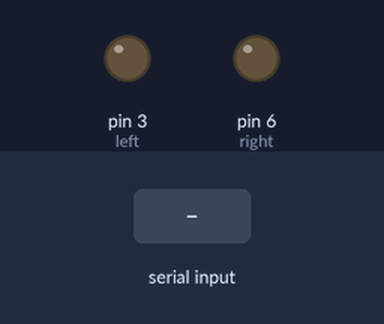
Simulated run of this sketch. Board: Arduino Uno, built with avr-gcc and run on an emulated ATmega328P. Parts: output pins drawn as LEDs (lit = HIGH). Inputs (shaded band) come from the test bench.

Above: at 1.2 s.
1.3 s: "HH\n" received over Serial
At 2.5 s:
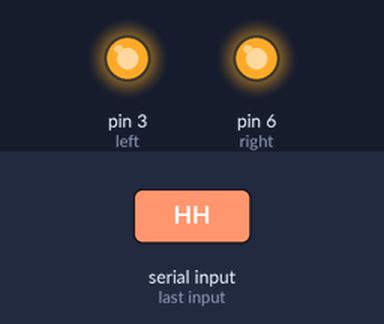
2.8 s: "LH\n" received over Serial
At 3.8 s:
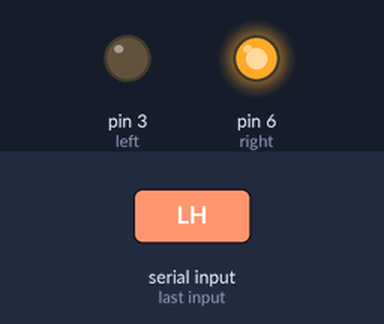
4.3 s: "HL\n" received over Serial
At 5.0 s:
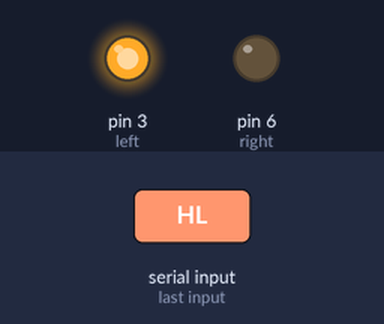
5.8 s: "LL\n" received over Serial
At 6.1 s:
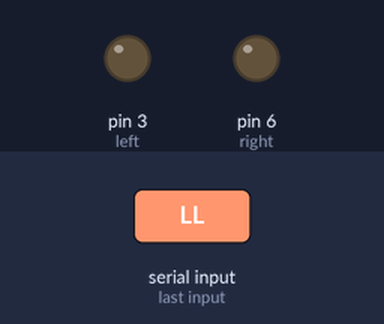
Timing chart, 0 to 8.3 s (numbered marks = the images above; inputs shaded):
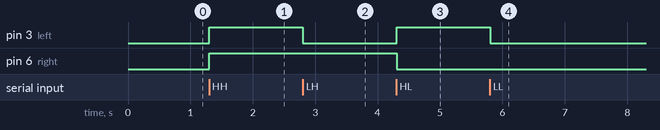

Measured:
- after the input at 1.3 s, pin 3 (left), pin 6 (right): LOW → HIGH at once
- after the input at 2.8 s, pin 3 (left): HIGH → LOW at once
- after the input at 4.3 s, pin 3 (left): LOW → HIGH at once; pin 6 (right): HIGH → LOW at once
- after the input at 5.8 s, pin 3 (left): HIGH → LOW at once

The sketch:

JacketModule.ino
```cpp
boolean stringComplete = false;  // whether the string is complete
String inputString = "";         // a string to hold incoming data
String res = "NN"; // Variable to return result data post processing
int on = 255;  // Digital pin ON pulse width
int off = 0;   // Digital pin OFF pulse width
int left = 3;  // LED connected to pin D3
int right = 6; // LED connected to pin D6

void setup() {
  pinMode(left, OUTPUT);   // Pin D3 as OUTPUT
  pinMode(right, OUTPUT);  // Pin D6 as OUTPUT
  Serial.begin(9600);      // Start serial communication at 9600bps
  inputString.reserve(10); // Set inputString reserve line length
}

void loop(){
  if (stringComplete) { // If stringComplete is true run indicatorControl
    indicatorControl(); // Calls the indicatorControl routine
    stringComplete = false; // Sets the incoming data status to false
  }
}

void serialEvent() { // If something serial related occurs this routine catches it
  while (Serial.available()) { // If there is serial data available
    char inChar = (char)Serial.read(); // get the new byte:
    if (inChar == '\n') { // Check if the incoming character is a newline
      stringComplete = true; // If yes set stringComplete to true so we know all the data is there
    }
    else {
      inputString += inChar; // If the incoming character is not a newline add it to the inputString
    }
  }
}

void indicatorControl() { // This routine handles actual light control
// Input information is handled left-right
// Using High[H](ON) or Low[L](OFF) statuses
// Eventually should switch to binary to help performance and lessen packet byte size
// Possibly make more sense as a case statement?
  if( inputString == "HH" ) // If Left and Right ON
  {
    analogWrite(left, on);    // Set Left ON
    analogWrite(right, on);   // Set Right ON
    res = "HH";               // Store results
  }
  else if( inputString == "LH" ) // If Left OFF, Right ON
  {
    analogWrite(left, off);   // Set Left OFF
    analogWrite(right, on);   // Set Right ON
    res = "LH";               // Store results
  }
  else  if( inputString == "HL" ) // If Left ON, Right OFF
  {
    analogWrite(left, on);    // Set Left ON
    analogWrite(right, off);  // Set Right OFF
    res = "HL";               // Store results
  }
  else if( inputString == "LL" ) // If Left and Right OFF
  {
    analogWrite(left, off);   // Set Left OFF
    analogWrite(right, off);  // Set Right OFF
    res = "LL";               // Store results
  }

  // Uncomment lines below for diagnostic purposes
  // Serial.print("\n");
  // Serial.print("Input: ");
  // Serial.print(inputString);
  // Serial.print("\n");
  // Serial.print("Return: ");
  // Serial.print(res);
  // Serial.print("\n");

  inputString = ""; // Set inputString to an empty value
}
```
